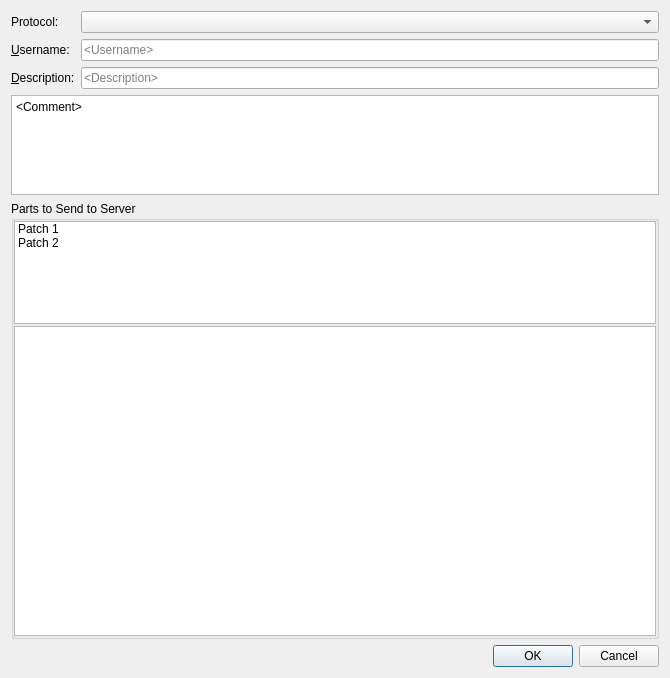
<?xml version="1.0" encoding="UTF-8"?>
<ui version="4.0">
 <class>CodePaster::Internal::ViewDialog</class>
 <widget class="QDialog" name="CodePaster::Internal::ViewDialog">
  <property name="geometry">
   <rect>
    <x>0</x>
    <y>0</y>
    <width>670</width>
    <height>678</height>
   </rect>
  </property>
  <property name="windowTitle">
   <string>Send to Codepaster</string>
  </property>
  <layout class="QVBoxLayout" name="verticalLayout_3">
   <item>
    <layout class="QFormLayout" name="formLayout">
     <item row="0" column="0">
      <widget class="QLabel" name="protocolLabel">
       <property name="text">
        <string>Protocol:</string>
       </property>
      </widget>
     </item>
     <item row="0" column="1">
      <widget class="QComboBox" name="protocolBox"/>
     </item>
     <item row="1" column="0">
      <widget class="QLabel" name="userLabel">
       <property name="text">
        <string>&amp;Username:</string>
       </property>
       <property name="buddy">
        <cstring>uiUsername</cstring>
       </property>
      </widget>
     </item>
     <item row="1" column="1">
      <widget class="QLineEdit" name="uiUsername">
       <property name="placeholderText">
        <string>&lt;Username&gt;</string>
       </property>
      </widget>
     </item>
     <item row="2" column="0">
      <widget class="QLabel" name="descriptionLabel">
       <property name="text">
        <string>&amp;Description:</string>
       </property>
       <property name="buddy">
        <cstring>uiDescription</cstring>
       </property>
      </widget>
     </item>
     <item row="2" column="1">
      <widget class="QLineEdit" name="uiDescription">
       <property name="placeholderText">
        <string>&lt;Description&gt;</string>
       </property>
      </widget>
     </item>
    </layout>
   </item>
   <item>
    <widget class="QTextEdit" name="uiComment">
     <property name="sizePolicy">
      <sizepolicy hsizetype="Expanding" vsizetype="MinimumExpanding">
       <horstretch>0</horstretch>
       <verstretch>0</verstretch>
      </sizepolicy>
     </property>
     <property name="maximumSize">
      <size>
       <width>16777215</width>
       <height>100</height>
      </size>
     </property>
     <property name="tabChangesFocus">
      <bool>true</bool>
     </property>
     <property name="html">
      <string>&lt;!DOCTYPE HTML PUBLIC &quot;-//W3C//DTD HTML 4.0//EN&quot; &quot;http://www.w3.org/TR/REC-html40/strict.dtd&quot;&gt;
&lt;html&gt;&lt;head&gt;&lt;meta name=&quot;qrichtext&quot; content=&quot;1&quot; /&gt;&lt;style type=&quot;text/css&quot;&gt;
p, li { white-space: pre-wrap; }
&lt;/style&gt;&lt;/head&gt;&lt;body style=&quot; font-family:'Sans Serif'; font-size:9pt; font-weight:400; font-style:normal;&quot;&gt;
&lt;p style=&quot; margin-top:0px; margin-bottom:0px; margin-left:0px; margin-right:0px; -qt-block-indent:0; text-indent:0px;&quot;&gt;&amp;lt;Comment&amp;gt;&lt;/p&gt;&lt;/body&gt;&lt;/html&gt;</string>
     </property>
    </widget>
   </item>
   <item>
    <widget class="QStackedWidget" name="stackedWidget">
     <property name="currentIndex">
      <number>0</number>
     </property>
     <widget class="QWidget" name="diffChunkPage">
      <layout class="QVBoxLayout" name="verticalLayout">
       <property name="margin">
        <number>0</number>
       </property>
       <item>
        <widget class="QGroupBox" name="groupBox">
         <property name="sizePolicy">
          <sizepolicy hsizetype="Expanding" vsizetype="Expanding">
           <horstretch>0</horstretch>
           <verstretch>0</verstretch>
          </sizepolicy>
         </property>
         <property name="title">
          <string>Parts to Send to Server</string>
         </property>
         <property name="flat">
          <bool>true</bool>
         </property>
         <layout class="QVBoxLayout">
          <property name="spacing">
           <number>2</number>
          </property>
          <property name="margin">
           <number>0</number>
          </property>
          <item>
           <widget class="QListWidget" name="uiPatchList">
            <property name="sizePolicy">
             <sizepolicy hsizetype="Expanding" vsizetype="Expanding">
              <horstretch>0</horstretch>
              <verstretch>1</verstretch>
             </sizepolicy>
            </property>
            <property name="uniformItemSizes">
             <bool>true</bool>
            </property>
            <item>
             <property name="text">
              <string>Patch 1</string>
             </property>
            </item>
            <item>
             <property name="text">
              <string>Patch 2</string>
             </property>
            </item>
           </widget>
          </item>
          <item>
           <widget class="CodePaster::ColumnIndicatorTextEdit" name="uiPatchView">
            <property name="sizePolicy">
             <sizepolicy hsizetype="Expanding" vsizetype="Expanding">
              <horstretch>0</horstretch>
              <verstretch>3</verstretch>
             </sizepolicy>
            </property>
            <property name="font">
             <font>
              <family>Courier New</family>
             </font>
            </property>
            <property name="readOnly">
             <bool>true</bool>
            </property>
           </widget>
          </item>
         </layout>
        </widget>
       </item>
      </layout>
     </widget>
     <widget class="QWidget" name="plainTextPage">
      <layout class="QVBoxLayout" name="verticalLayout_2">
       <property name="margin">
        <number>0</number>
       </property>
       <item>
        <widget class="QPlainTextEdit" name="plainTextEdit"/>
       </item>
      </layout>
     </widget>
    </widget>
   </item>
   <item>
    <widget class="QDialogButtonBox" name="buttonBox">
     <property name="orientation">
      <enum>Qt::Horizontal</enum>
     </property>
     <property name="standardButtons">
      <set>QDialogButtonBox::Cancel|QDialogButtonBox::Ok</set>
     </property>
    </widget>
   </item>
  </layout>
 </widget>
 <customwidgets>
  <customwidget>
   <class>CodePaster::ColumnIndicatorTextEdit</class>
   <extends>QTextEdit</extends>
   <header>columnindicatortextedit.h</header>
  </customwidget>
 </customwidgets>
 <tabstops>
  <tabstop>uiUsername</tabstop>
  <tabstop>uiDescription</tabstop>
  <tabstop>uiComment</tabstop>
  <tabstop>buttonBox</tabstop>
  <tabstop>uiPatchList</tabstop>
  <tabstop>uiPatchView</tabstop>
 </tabstops>
 <resources/>
 <connections>
  <connection>
   <sender>buttonBox</sender>
   <signal>accepted()</signal>
   <receiver>CodePaster::Internal::ViewDialog</receiver>
   <slot>accept()</slot>
   <hints>
    <hint type="sourcelabel">
     <x>248</x>
     <y>254</y>
    </hint>
    <hint type="destinationlabel">
     <x>157</x>
     <y>274</y>
    </hint>
   </hints>
  </connection>
  <connection>
   <sender>buttonBox</sender>
   <signal>rejected()</signal>
   <receiver>CodePaster::Internal::ViewDialog</receiver>
   <slot>reject()</slot>
   <hints>
    <hint type="sourcelabel">
     <x>316</x>
     <y>260</y>
    </hint>
    <hint type="destinationlabel">
     <x>286</x>
     <y>274</y>
    </hint>
   </hints>
  </connection>
 </connections>
</ui>
